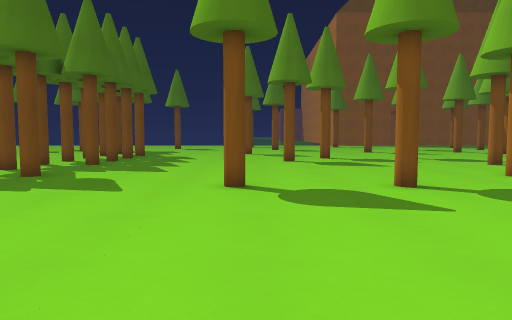
[1] (above)

24 first-person views from a walk through a level from a Godot 3-D game. The camera is 1.2 m above the floor, tilts 4° down and sees 70° across. The floor is counted in squares, 1 m on a side. Each view is taken from the middle of a square. On the plan, view 1 faces up. The plan holds only what a view shows up to about 15 squares ahead; the rest is blank. The place goes on beyond the plan. Door leaves are left out where a doorway can be walked through.

[2]
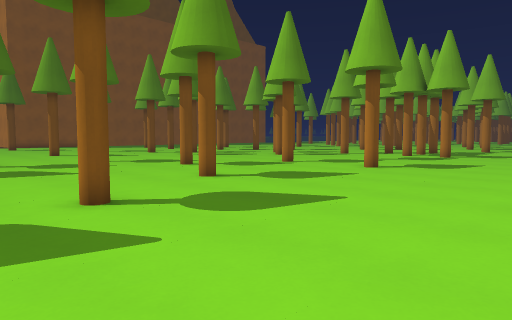

[3]
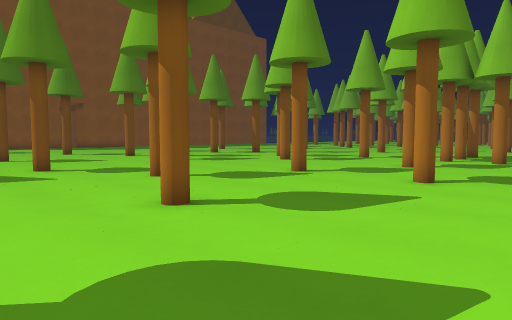

[4]
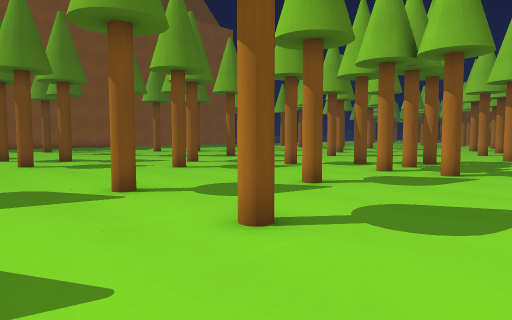

[5]
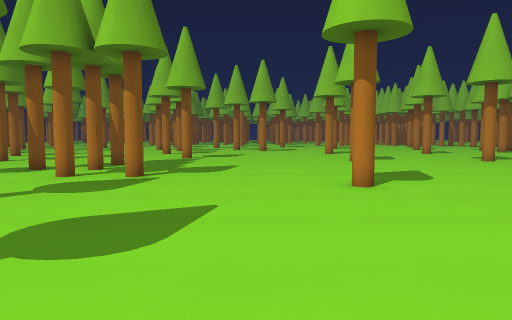

[6]
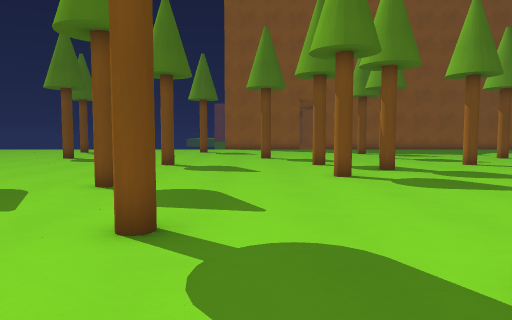

[7]
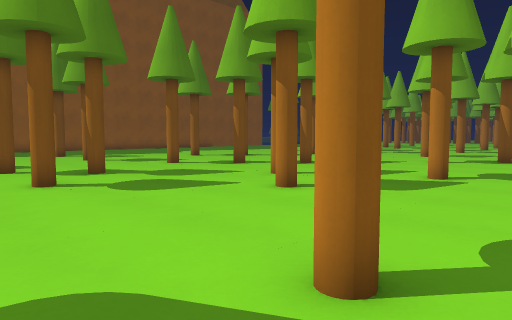

[8]
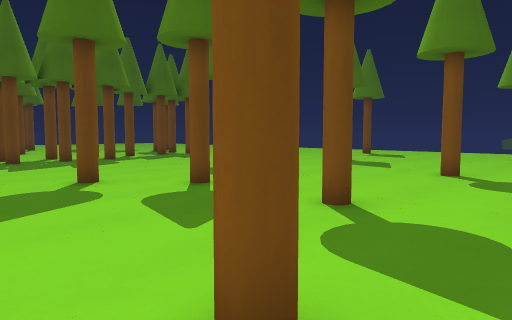

[9]
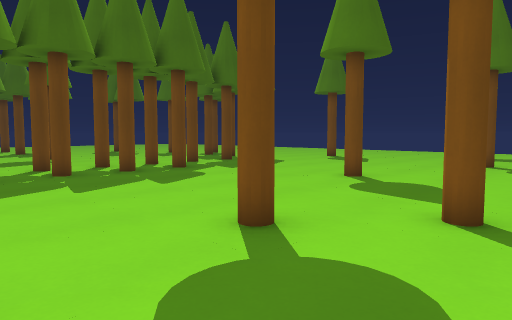

[10]
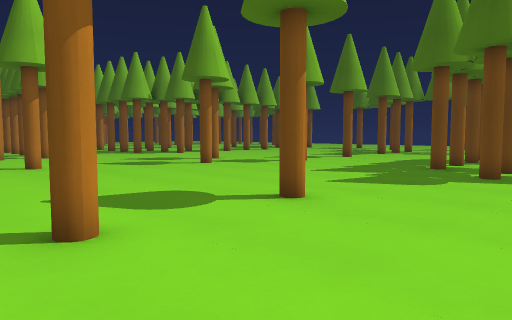

[11]
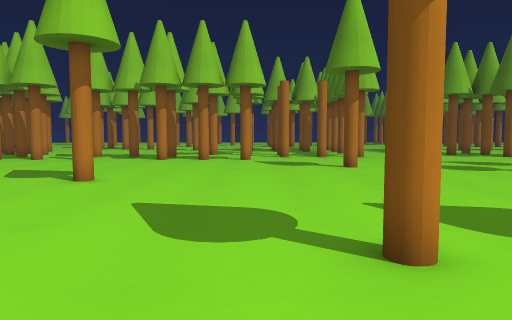

[12]
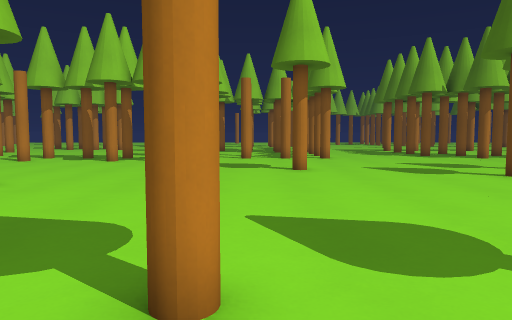

[13]
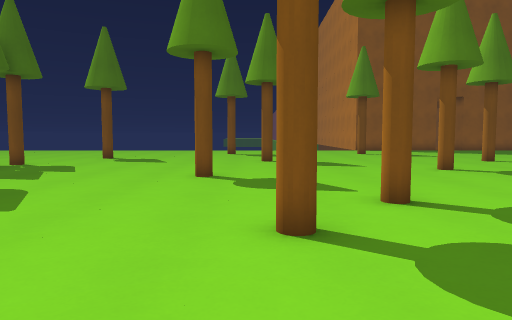

[14]
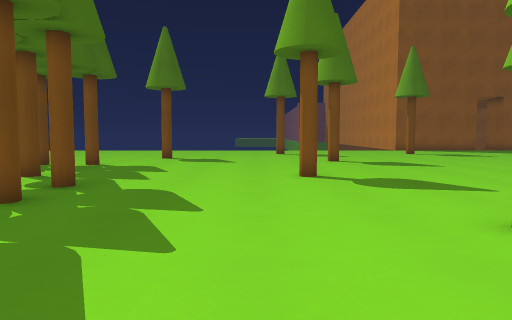

[15]
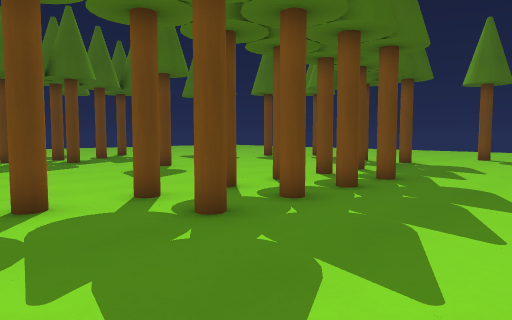

[16]
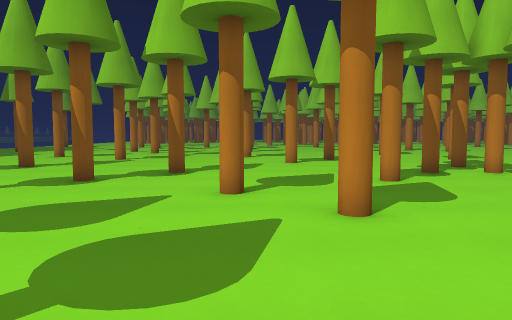

[17]
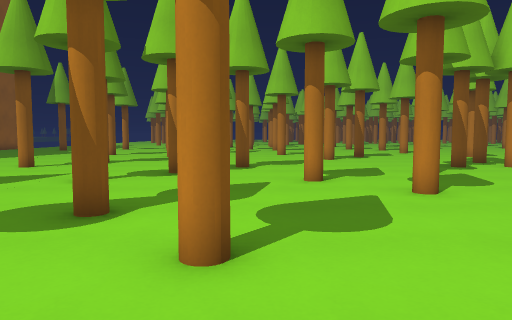

[18]
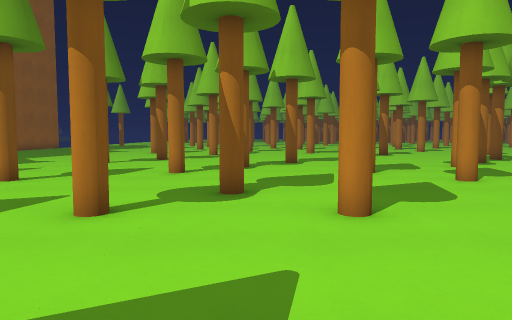

[19]
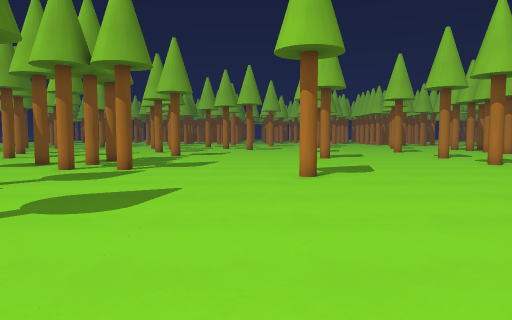

[20]
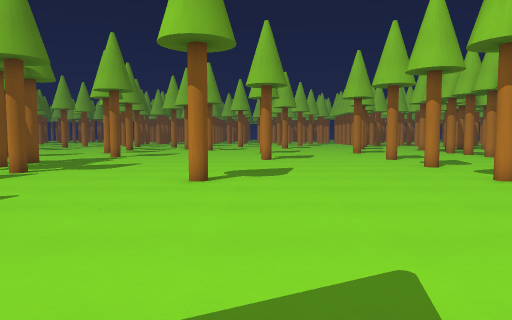

[21]
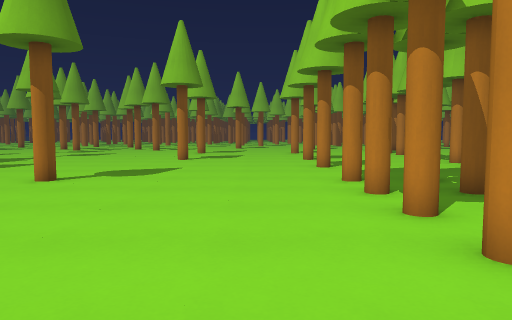

[22]
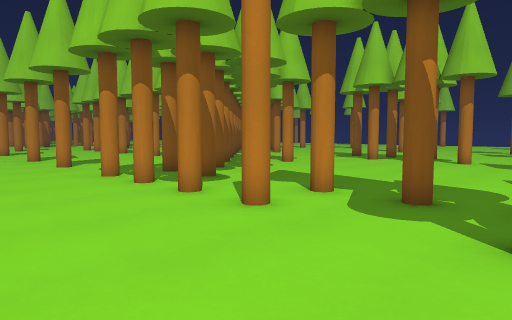

[23]
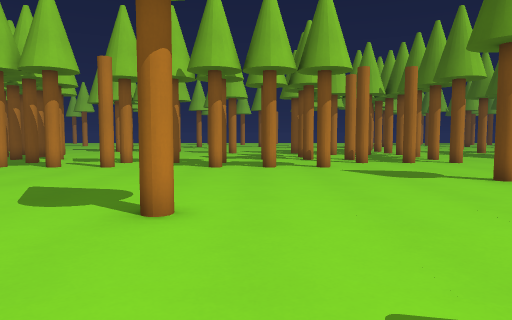

[24]
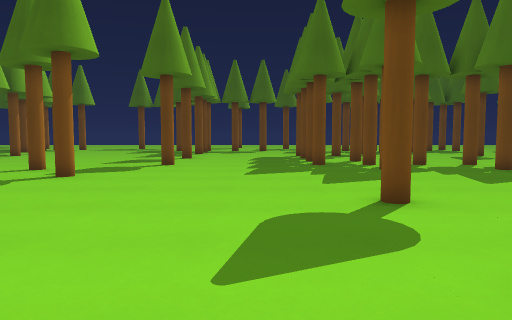

### Floor plan
Key: @ floor where view 1 was taken; # wall or solid block; x gap in a wall; . floor.
Columns run from 8 left of view 1 to 27 right of it. Each row starts with its distance up from view 1.
 27 #...................  ..... .......
 26 #................... ..............
 25  ..................................
 24  ...............#.....#.....#.......
 23 #...................................
 22 #.......#...............#.....#.....
 21 #..................................
 20 ###...................#.........#..
 19   #...............................
 18   #.........#...#...........#.......
 17   #.................................
 16   #.......#...............#.........
 15   #.................................
 14 ###...............#...........#.....
 13 #..................................
 12 #.....................#........##..
 11 #.............................###..
 10 #...............#.........#...###..
  9 #...................................
  8 #.......#...#.........#.............
  7 ...................................
  6 ...................................
  5 ...................................
  4 ...................................
  3 #..................................
  2 #.................#.........#......
  1 ..................................
  0 ....#...@..........................
 -1 ...................................
 -2 ..#.......#........................
 -3 ...................................
 -4 ...................................
 -5         ...........................
 -6        ......##.###..##.#x###...#.
 -7        .....       .###...###.....

Positions as (right, up) in squares from view 1, and headings:
1: (0, 0), facing up
2: (1, 2), facing up-right
3: (4, 5), facing up-right
4: (10, 5), facing up-right
5: (11, 5), facing right
6: (11, 10), facing up
7: (11, 11), facing up-right
8: (11, 13), facing up-left
9: (5, 13), facing up-left
10: (5, 13), facing down-left
11: (5, 12), facing down
12: (3, 11), facing down
13: (1, 12), facing up
14: (-2, 12), facing up
15: (-2, 11), facing up-left
16: (12, 18), facing right
17: (10, 20), facing right
18: (8, 22), facing right
19: (9, 4), facing right
20: (10, 1), facing right
21: (10, -3), facing right
22: (9, -1), facing down-right
23: (8, 8), facing down
24: (6, 6), facing left
